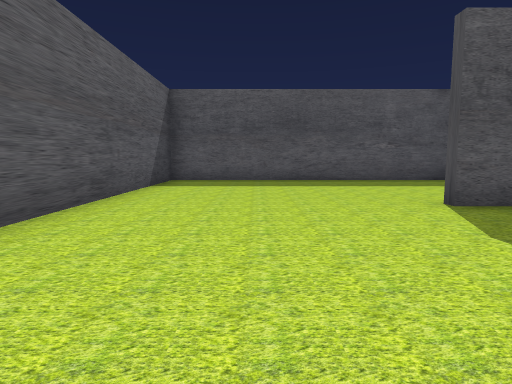
view 1 (above)

20 first-person views from a walk through a Unity game level. The camera is 1.3 m above the floor, tilts 6° down and sees 75° across. The floor is counted in squares, 2 m on a side. Each view is taken from the middle of a square. On the plan, view 1 faces up. The plan holds only what a view shows up to about 10 squares ahead; the rest is blank. The place goes on beyond the plan. The player character is not drawn.

view 2
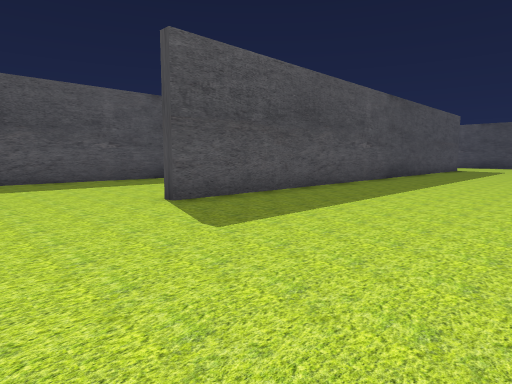

view 3
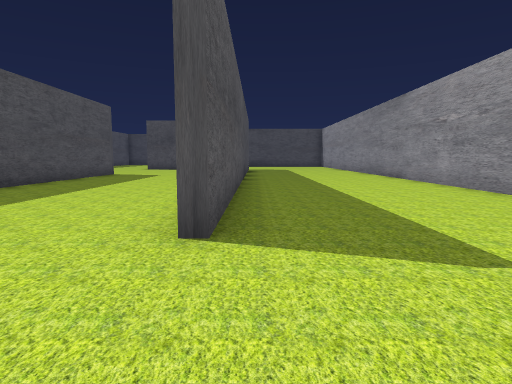

view 4
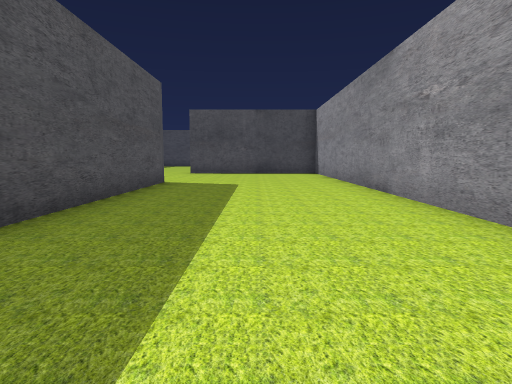

view 5
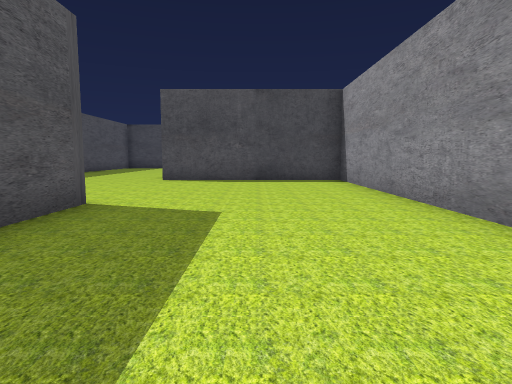

view 6
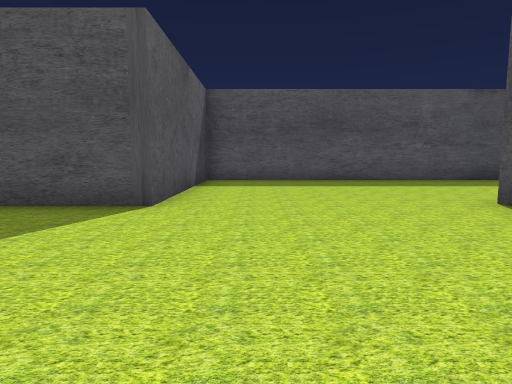

view 7
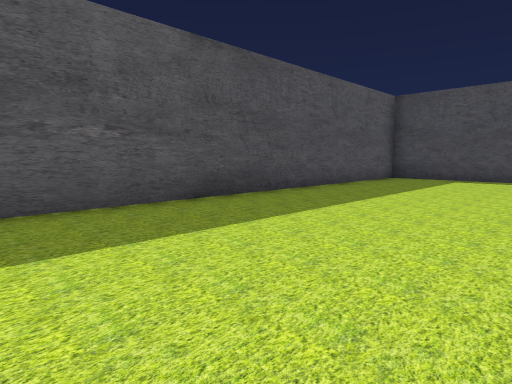

view 8
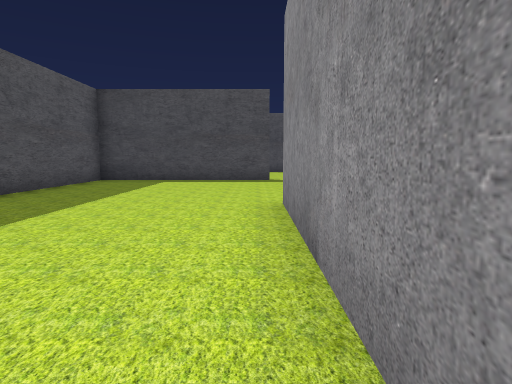

view 9
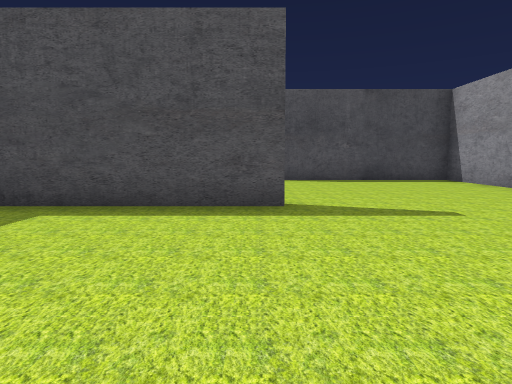

view 10
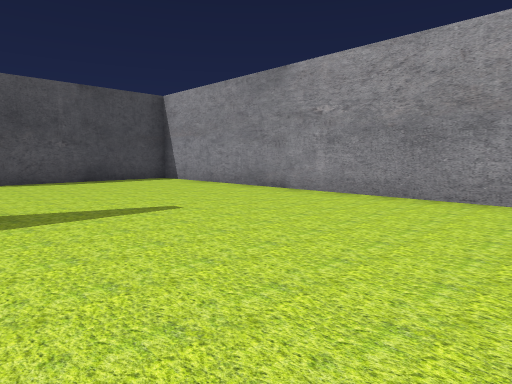

view 11
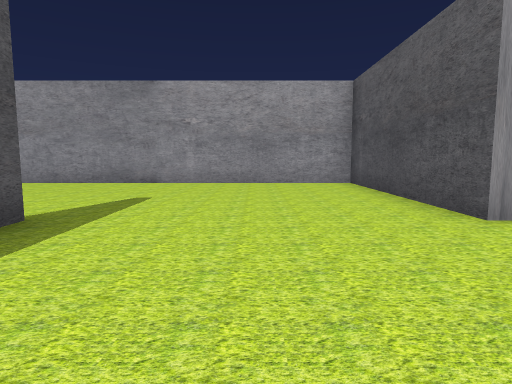

view 12
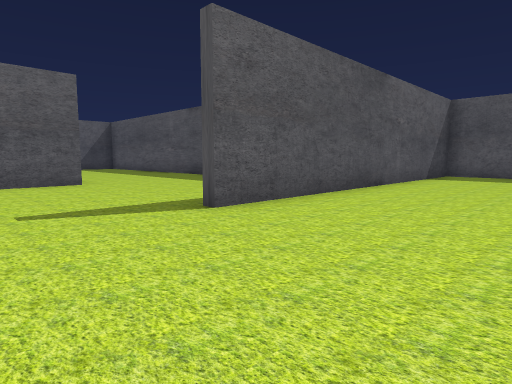

view 13
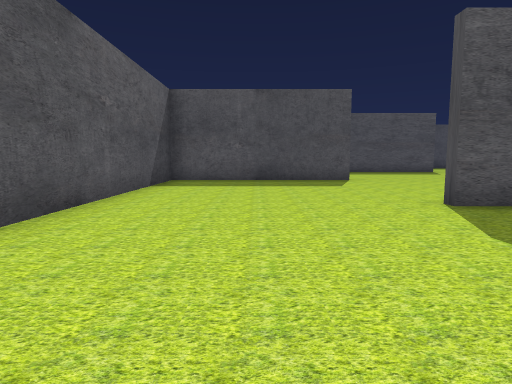

view 14
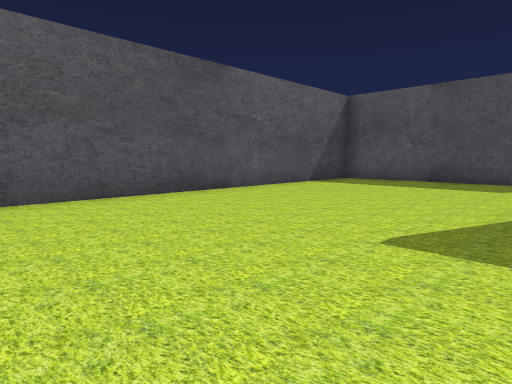

view 15
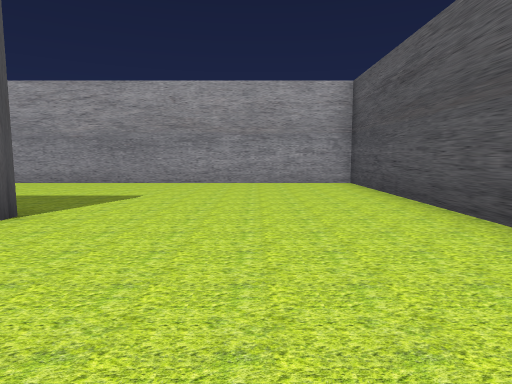

view 16
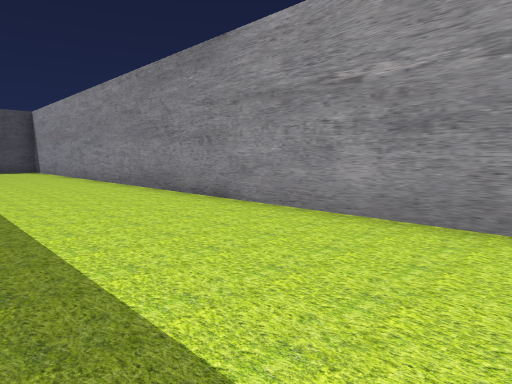

view 17
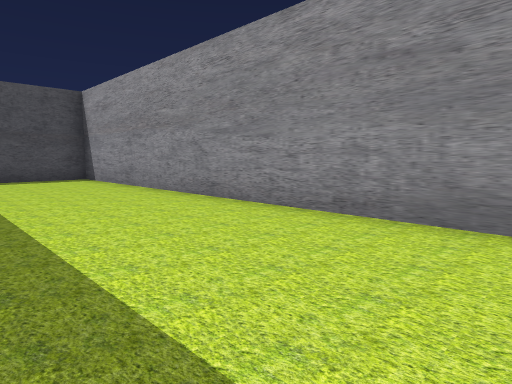

view 18
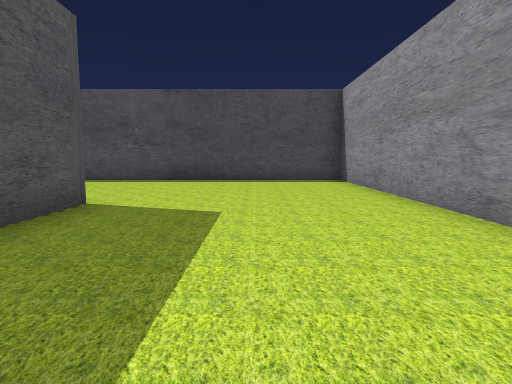

view 19
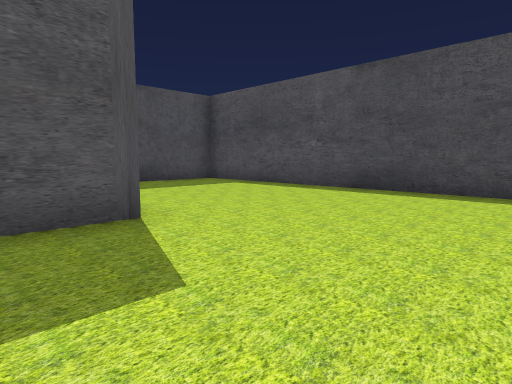

view 20
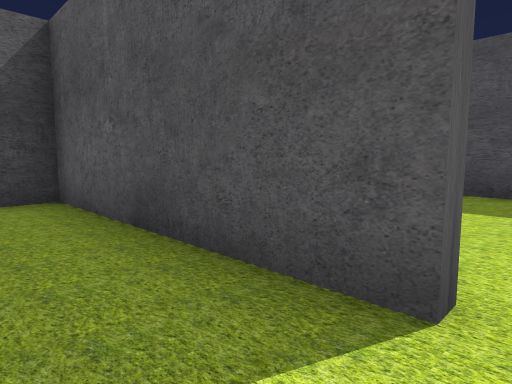

### Floor plan
Points are (right, up) in squares from view 1. A wall is a line through its corners. A room is listed if a view was taken in it or the views show most of it. See-through windows are left out.
Room 1 (views 1, 2, 3, 4, 5, 6, 7, 8, 9, 10, 11, 12, 13, 14, 15, 16, 17, 18, 19, 20)
walls: (17.8, 4.4) (16, 4.4); (18.4, 9.6) (22.6, 9.6) (22.6, 4.6) (32.4, 4.6) (32.4, 9.2); (21.9, 9.4) (20, 9.4); (9.9, 4.4) (2.6, 4.4); (7, 4.6) (17.4, 4.6) (17.4, 9.6); (27.4, 9.5) (27.4, 14.4) (12.6, 14.4) (12.6, 9.4) (6.9, 9.4); (5.4, 9.4) (-2.4, 9.4) (-2.4, -0.4) (22.4, -0.4) (22.4, 8.9); (33.4, 14.4) (32.6, 14.4); (32.8, 19.4) (27.6, 19.4) (27.6, 9.6)
ways out: opening at (33, 19)

Positions as (right, up) in squares from view 1, and headings:
1: (0, 0), facing up
2: (0, 0), facing up-right
3: (0, 4), facing right
4: (4, 7), facing right
5: (8, 7), facing right
6: (14, 5), facing up
7: (17, 10), facing up-right
8: (18, 10), facing right
9: (23, 10), facing right
10: (23, 10), facing down-right
11: (25, 13), facing down
12: (31, 7), facing up-left
13: (30, 10), facing up
14: (33, 10), facing up-left
15: (0, 8), facing down
16: (6, 3), facing down-right
17: (12, 3), facing down-right
18: (13, 2), facing right
19: (16, 1), facing up-right
20: (33, 18), facing up-left
